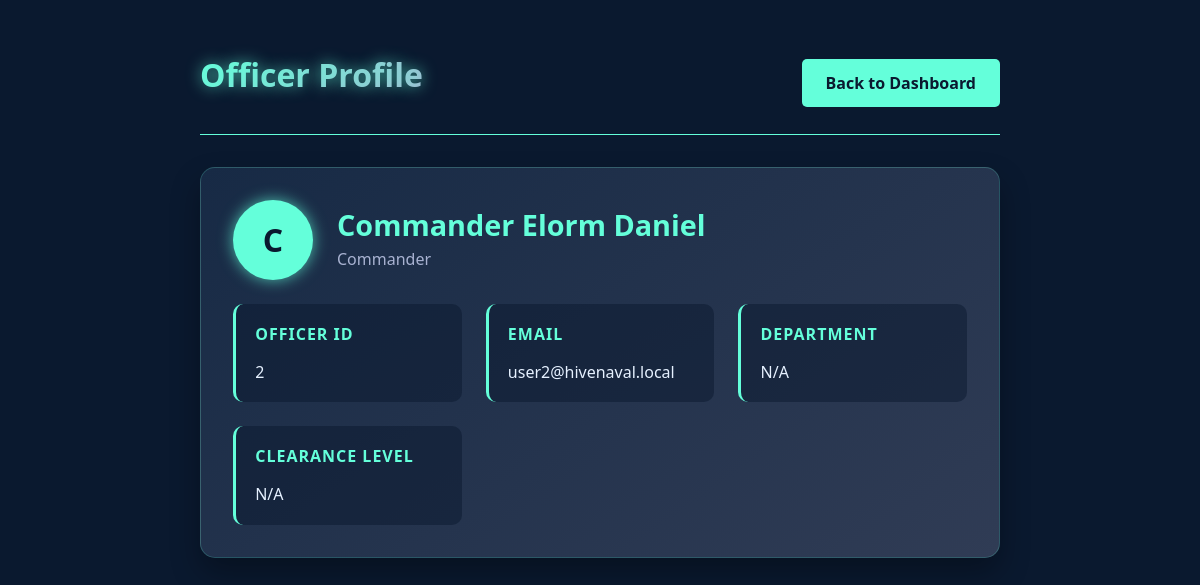
Page /view_profile.php?officer_id=2 on the committed database.
### tables this page shows
CREATE TABLE `officers` (
  `id` INT AUTO_INCREMENT PRIMARY KEY,
  `uuid` CHAR(36) NOT NULL UNIQUE,
  `rank` VARCHAR(50),
  `name` VARCHAR(100),
  `username` VARCHAR(50) UNIQUE,
  `email` VARCHAR(100),
  `password` VARCHAR(255)
);

### view_profile.php (the view, shortened to what this page needs)
<?php
include 'includes/config.php';
$officer_id = $_GET['officer_id'];
$query = "SELECT * FROM officers WHERE id = " . (int)$officer_id;
$result = $conn->query($query);
$officer = $result->fetch_assoc();
?>
<!DOCTYPE html>
<html>
<head>
</head>
<body>
    <div class="container">
        <header>
            <h1 class="profile-title">Officer Profile</h1>
            <a href="/dashboard.php" class="back-button">Back to Dashboard</a>
        </header>
        <div class="profile-card">
            <div class="profile-header">
                <div class="profile-badge">
                    <?= strtoupper(substr($officer['name'], 0, 1)) ?>
                </div>
                <div class="profile-info">
                    <h2><?= htmlspecialchars($officer['name']) ?></h2>
                    <p><?= htmlspecialchars($officer['rank']) ?></p>
                </div>
            </div>
            <div class="profile-details">
                <div class="detail-card">
                    <h3>Officer ID</h3>
                    <p><?= htmlspecialchars($officer['id']) ?></p>
                </div>
                <div class="detail-card">
                    <h3>Email</h3>
                    <p><?= htmlspecialchars($officer['email']) ?></p>
                </div>
                <div class="detail-card">
                    <h3>Department</h3>
                    <p><?= htmlspecialchars($officer['department'] ?? 'N/A') ?></p>
                </div>
                <div class="detail-card">
                    <h3>Clearance Level</h3>
                    <p><?= htmlspecialchars($officer['clearance_level'] ?? 'N/A') ?></p>
                </div>
            </div>
        </div>
    </div>
</body>
</html>

### view_profile.php (style rules this page uses)
:root { --navy: #0a192f; --teal: #64ffda; --light-navy: #172a45; --lightest-navy: #303C55; --slate: #8892b0; --light-slate: #a8b2d1; --white: #e6f1ff; --glow: 0 0 15px rgba(100, 255, 218, 0.7); }
body { font-family: 'Segoe UI', Tahoma, Geneva, Verdana, sans-serif; background: var(--navy); color: var(--white); margin: 0; padding: 0; min-height: 100vh; }
.container { max-width: 800px; margin: 0 auto; padding: 2rem; }
header { display: flex; justify-content: space-between; align-items: center; margin-bottom: 2rem; padding-bottom: 1rem; border-bottom: 1px solid var(--teal); }
.profile-title { font-size: 2rem; background: linear-gradient(135deg, var(--teal), var(--light-slate)); -webkit-background-clip: text; background-clip: text; color: transparent; text-shadow: var(--glow); }
.profile-card { background: linear-gradient(145deg, var(--light-navy), var(--lightest-navy)); border-radius: 15px; padding: 2rem; box-shadow: 0 15px 30px rgba(0,0,0,0.3); border: 1px solid rgba(100, 255, 218, 0.2); margin-bottom: 2rem; }
.profile-header { display: flex; align-items: center; margin-bottom: 1.5rem; }
.profile-badge { width: 80px; height: 80px; border-radius: 50%; background: var(--teal); display: flex; align-items: center; justify-content: center; margin-right: 1.5rem; font-size: 2rem; font-weight: bold; color: var(--navy); box-shadow: var(--glow); }
.profile-info h2 { margin: 0; color: var(--teal); font-size: 1.8rem; }
.profile-info p { margin: 0.3rem 0; color: var(--light-slate); }
.profile-details { display: grid; grid-template-columns: repeat(auto-fit, minmax(200px, 1fr)); gap: 1.5rem; }
.detail-card { background: rgba(10, 25, 47, 0.5); padding: 1.2rem; border-radius: 10px; border-left: 3px solid var(--teal); }
.detail-card h3 { margin-top: 0; color: var(--teal); font-size: 1rem; text-transform: uppercase; letter-spacing: 1px; }
.detail-card p { margin: 0.5rem 0 0; font-size: 1rem; }
.back-button { display: inline-block; background: var(--teal); color: var(--navy); padding: 0.8rem 1.5rem; border-radius: 5px; text-decoration: none; font-weight: bold; transition: all 0.3s; margin-top: 1rem; }

### rows in the picture
officers: name "C", name "Commander Elorm Daniel", rank "Commander", id "2", email "user2@hivenaval.local"

### other values in the picture
$officer['department'] "N/A"
$officer['clearance_level'] "N/A"
